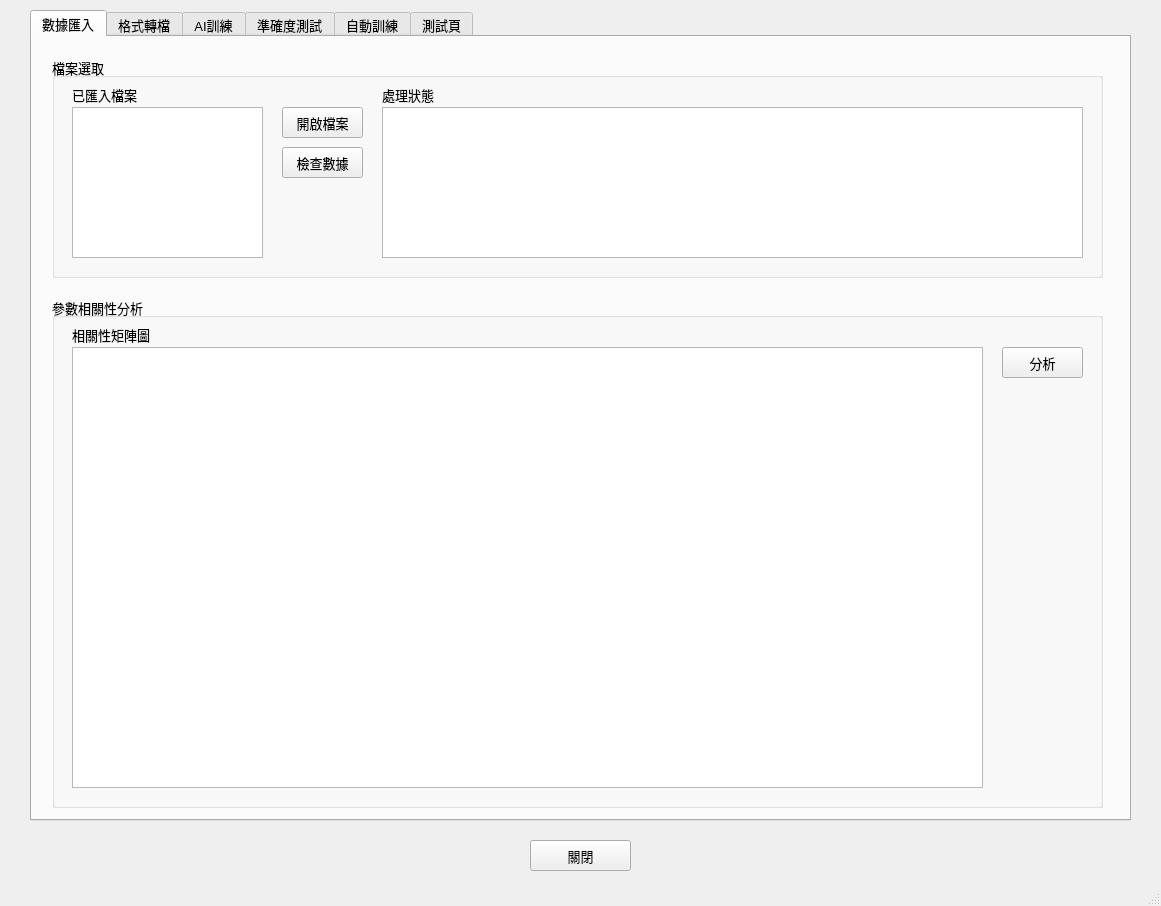
<?xml version="1.0" encoding="UTF-8"?>
<ui version="4.0">
 <class>MainWindow</class>
 <widget class="QMainWindow" name="MainWindow">
  <property name="geometry">
   <rect>
    <x>0</x>
    <y>0</y>
    <width>1161</width>
    <height>906</height>
   </rect>
  </property>
  <property name="windowTitle">
   <string>MainWindow</string>
  </property>
  <widget class="QWidget" name="centralwidget">
   <widget class="QTabWidget" name="tabWidget">
    <property name="enabled">
     <bool>true</bool>
    </property>
    <property name="geometry">
     <rect>
      <x>30</x>
      <y>10</y>
      <width>1101</width>
      <height>811</height>
     </rect>
    </property>
    <property name="font">
     <font>
      <pointsize>10</pointsize>
     </font>
    </property>
    <property name="currentIndex">
     <number>0</number>
    </property>
    <property name="tabsClosable">
     <bool>false</bool>
    </property>
    <widget class="QWidget" name="tab">
     <attribute name="title">
      <string>數據匯入</string>
     </attribute>
     <widget class="QGroupBox" name="groupBox_7">
      <property name="geometry">
       <rect>
        <x>20</x>
        <y>20</y>
        <width>1051</width>
        <height>221</height>
       </rect>
      </property>
      <property name="font">
       <font>
        <pointsize>10</pointsize>
       </font>
      </property>
      <property name="title">
       <string>檔案選取</string>
      </property>
      <widget class="QListView" name="DataCheckerListview">
       <property name="geometry">
        <rect>
         <x>20</x>
         <y>50</y>
         <width>191</width>
         <height>151</height>
        </rect>
       </property>
      </widget>
      <widget class="QLabel" name="label_4">
       <property name="geometry">
        <rect>
         <x>20</x>
         <y>30</y>
         <width>71</width>
         <height>16</height>
        </rect>
       </property>
       <property name="font">
        <font>
         <pointsize>10</pointsize>
        </font>
       </property>
       <property name="text">
        <string>已匯入檔案</string>
       </property>
      </widget>
      <widget class="QPushButton" name="browseButton">
       <property name="geometry">
        <rect>
         <x>230</x>
         <y>50</y>
         <width>81</width>
         <height>31</height>
        </rect>
       </property>
       <property name="font">
        <font>
         <family>Adobe Devanagari</family>
         <pointsize>10</pointsize>
        </font>
       </property>
       <property name="text">
        <string>開啟檔案</string>
       </property>
      </widget>
      <widget class="QLabel" name="cleanstatusLabel">
       <property name="geometry">
        <rect>
         <x>330</x>
         <y>30</y>
         <width>301</width>
         <height>16</height>
        </rect>
       </property>
       <property name="font">
        <font>
         <pointsize>10</pointsize>
        </font>
       </property>
       <property name="text">
        <string>處理狀態</string>
       </property>
      </widget>
      <widget class="QPushButton" name="checkButton">
       <property name="geometry">
        <rect>
         <x>230</x>
         <y>90</y>
         <width>81</width>
         <height>31</height>
        </rect>
       </property>
       <property name="font">
        <font>
         <family>Adobe Devanagari</family>
         <pointsize>10</pointsize>
        </font>
       </property>
       <property name="text">
        <string>檢查數據</string>
       </property>
      </widget>
      <widget class="QTextEdit" name="showStatus">
       <property name="geometry">
        <rect>
         <x>330</x>
         <y>50</y>
         <width>701</width>
         <height>151</height>
        </rect>
       </property>
       <property name="autoFillBackground">
        <bool>false</bool>
       </property>
      </widget>
     </widget>
     <widget class="QGroupBox" name="groupBox_6">
      <property name="geometry">
       <rect>
        <x>20</x>
        <y>260</y>
        <width>1051</width>
        <height>511</height>
       </rect>
      </property>
      <property name="font">
       <font>
        <pointsize>10</pointsize>
       </font>
      </property>
      <property name="title">
       <string>參數相關性分析</string>
      </property>
      <widget class="QGraphicsView" name="correlationView">
       <property name="geometry">
        <rect>
         <x>20</x>
         <y>50</y>
         <width>911</width>
         <height>441</height>
        </rect>
       </property>
      </widget>
      <widget class="QLabel" name="label_8">
       <property name="geometry">
        <rect>
         <x>20</x>
         <y>30</y>
         <width>101</width>
         <height>16</height>
        </rect>
       </property>
       <property name="font">
        <font>
         <pointsize>10</pointsize>
        </font>
       </property>
       <property name="text">
        <string>相關性矩陣圖</string>
       </property>
      </widget>
      <widget class="QPushButton" name="corrButton">
       <property name="geometry">
        <rect>
         <x>950</x>
         <y>50</y>
         <width>81</width>
         <height>31</height>
        </rect>
       </property>
       <property name="font">
        <font>
         <family>Adobe Devanagari</family>
         <pointsize>10</pointsize>
        </font>
       </property>
       <property name="text">
        <string>分析</string>
       </property>
      </widget>
     </widget>
    </widget>
    <widget class="QWidget" name="tab_2">
     <attribute name="title">
      <string>格式轉檔</string>
     </attribute>
     <widget class="QLabel" name="picLabel">
      <property name="geometry">
       <rect>
        <x>200</x>
        <y>390</y>
        <width>691</width>
        <height>391</height>
       </rect>
      </property>
      <property name="text">
       <string/>
      </property>
     </widget>
     <widget class="QLabel" name="label_17">
      <property name="geometry">
       <rect>
        <x>30</x>
        <y>390</y>
        <width>187</width>
        <height>16</height>
       </rect>
      </property>
      <property name="text">
       <string>輔助圖-CNN Model運算流程圖</string>
      </property>
     </widget>
     <widget class="QGroupBox" name="groupBox_9">
      <property name="geometry">
       <rect>
        <x>630</x>
        <y>20</y>
        <width>441</width>
        <height>351</height>
       </rect>
      </property>
      <property name="font">
       <font>
        <pointsize>10</pointsize>
       </font>
      </property>
      <property name="title">
       <string>Input Matrix參數設定</string>
      </property>
      <widget class="QPushButton" name="executeButton">
       <property name="geometry">
        <rect>
         <x>320</x>
         <y>70</y>
         <width>101</width>
         <height>31</height>
        </rect>
       </property>
       <property name="text">
        <string>格式轉檔</string>
       </property>
      </widget>
      <widget class="QLineEdit" name="winlengthEdit">
       <property name="geometry">
        <rect>
         <x>100</x>
         <y>40</y>
         <width>191</width>
         <height>21</height>
        </rect>
       </property>
      </widget>
      <widget class="QLabel" name="label_3">
       <property name="geometry">
        <rect>
         <x>20</x>
         <y>40</y>
         <width>71</width>
         <height>16</height>
        </rect>
       </property>
       <property name="text">
        <string>資料流長度</string>
       </property>
      </widget>
      <widget class="QTextEdit" name="showStatus_npz">
       <property name="geometry">
        <rect>
         <x>20</x>
         <y>140</y>
         <width>401</width>
         <height>191</height>
        </rect>
       </property>
       <property name="autoFillBackground">
        <bool>false</bool>
       </property>
      </widget>
      <widget class="QLabel" name="processstatusLabel">
       <property name="geometry">
        <rect>
         <x>20</x>
         <y>120</y>
         <width>181</width>
         <height>16</height>
        </rect>
       </property>
       <property name="font">
        <font>
         <pointsize>10</pointsize>
        </font>
       </property>
       <property name="text">
        <string>處理狀態</string>
       </property>
      </widget>
      <widget class="QLabel" name="label_15">
       <property name="geometry">
        <rect>
         <x>20</x>
         <y>80</y>
         <width>71</width>
         <height>16</height>
        </rect>
       </property>
       <property name="text">
        <string>滾動步幅</string>
       </property>
      </widget>
      <widget class="QLineEdit" name="winstepEdit">
       <property name="geometry">
        <rect>
         <x>100</x>
         <y>80</y>
         <width>191</width>
         <height>21</height>
        </rect>
       </property>
      </widget>
     </widget>
     <widget class="QGroupBox" name="groupBox_10">
      <property name="geometry">
       <rect>
        <x>20</x>
        <y>20</y>
        <width>591</width>
        <height>351</height>
       </rect>
      </property>
      <property name="font">
       <font>
        <pointsize>10</pointsize>
       </font>
      </property>
      <property name="title">
       <string>輸入輸出設定</string>
      </property>
      <widget class="QLabel" name="label_19">
       <property name="geometry">
        <rect>
         <x>400</x>
         <y>30</y>
         <width>71</width>
         <height>16</height>
        </rect>
       </property>
       <property name="font">
        <font>
         <pointsize>10</pointsize>
        </font>
       </property>
       <property name="text">
        <string>輸入感測器</string>
       </property>
      </widget>
      <widget class="QLabel" name="label_16">
       <property name="geometry">
        <rect>
         <x>20</x>
         <y>30</y>
         <width>101</width>
         <height>16</height>
        </rect>
       </property>
       <property name="font">
        <font>
         <pointsize>10</pointsize>
        </font>
       </property>
       <property name="text">
        <string>感測器確認</string>
       </property>
      </widget>
      <widget class="QListView" name="InputSensorListview">
       <property name="geometry">
        <rect>
         <x>400</x>
         <y>50</y>
         <width>171</width>
         <height>121</height>
        </rect>
       </property>
      </widget>
      <widget class="QPushButton" name="inoutButton">
       <property name="geometry">
        <rect>
         <x>330</x>
         <y>250</y>
         <width>51</width>
         <height>31</height>
        </rect>
       </property>
       <property name="text">
        <string>=&gt;</string>
       </property>
      </widget>
      <widget class="QLabel" name="label_21">
       <property name="geometry">
        <rect>
         <x>400</x>
         <y>190</y>
         <width>71</width>
         <height>16</height>
        </rect>
       </property>
       <property name="font">
        <font>
         <pointsize>10</pointsize>
        </font>
       </property>
       <property name="text">
        <string>輸出感測器</string>
       </property>
      </widget>
      <widget class="QPushButton" name="senSelectButton">
       <property name="geometry">
        <rect>
         <x>330</x>
         <y>90</y>
         <width>51</width>
         <height>31</height>
        </rect>
       </property>
       <property name="font">
        <font>
         <family>Adobe Devanagari</family>
         <pointsize>10</pointsize>
        </font>
       </property>
       <property name="text">
        <string>=&gt;</string>
       </property>
      </widget>
      <widget class="QListView" name="OutputSensorListview">
       <property name="geometry">
        <rect>
         <x>400</x>
         <y>210</y>
         <width>171</width>
         <height>121</height>
        </rect>
       </property>
      </widget>
      <widget class="QTableWidget" name="checkmodel">
       <property name="geometry">
        <rect>
         <x>20</x>
         <y>50</y>
         <width>291</width>
         <height>281</height>
        </rect>
       </property>
      </widget>
     </widget>
    </widget>
    <widget class="QWidget" name="tab_3">
     <attribute name="title">
      <string>AI訓練</string>
     </attribute>
     <widget class="QLabel" name="picLabel_2">
      <property name="geometry">
       <rect>
        <x>200</x>
        <y>390</y>
        <width>691</width>
        <height>391</height>
       </rect>
      </property>
      <property name="text">
       <string/>
      </property>
     </widget>
     <widget class="QLabel" name="label_18">
      <property name="geometry">
       <rect>
        <x>30</x>
        <y>390</y>
        <width>187</width>
        <height>16</height>
       </rect>
      </property>
      <property name="text">
       <string>輔助圖-CNN Model運算流程圖</string>
      </property>
     </widget>
     <widget class="QGroupBox" name="groupBox_8">
      <property name="geometry">
       <rect>
        <x>20</x>
        <y>30</y>
        <width>421</width>
        <height>341</height>
       </rect>
      </property>
      <property name="font">
       <font>
        <pointsize>10</pointsize>
       </font>
      </property>
      <property name="title">
       <string>CNN Model參數設定</string>
      </property>
      <widget class="QLabel" name="label_6">
       <property name="geometry">
        <rect>
         <x>20</x>
         <y>260</y>
         <width>64</width>
         <height>16</height>
        </rect>
       </property>
       <property name="text">
        <string>訓練進度</string>
       </property>
      </widget>
      <widget class="QPushButton" name="trainButton">
       <property name="geometry">
        <rect>
         <x>310</x>
         <y>90</y>
         <width>101</width>
         <height>31</height>
        </rect>
       </property>
       <property name="text">
        <string>模型訓練</string>
       </property>
      </widget>
      <widget class="QProgressBar" name="progressBar">
       <property name="geometry">
        <rect>
         <x>20</x>
         <y>280</y>
         <width>391</width>
         <height>16</height>
        </rect>
       </property>
       <property name="value">
        <number>24</number>
       </property>
      </widget>
      <widget class="QPushButton" name="trainfreezeButton">
       <property name="geometry">
        <rect>
         <x>310</x>
         <y>140</y>
         <width>101</width>
         <height>31</height>
        </rect>
       </property>
       <property name="text">
        <string>暫停</string>
       </property>
      </widget>
      <widget class="QLabel" name="trainTimeLabel">
       <property name="geometry">
        <rect>
         <x>20</x>
         <y>310</y>
         <width>271</width>
         <height>16</height>
        </rect>
       </property>
       <property name="font">
        <font>
         <pointsize>10</pointsize>
        </font>
       </property>
       <property name="text">
        <string>訓練時間：</string>
       </property>
      </widget>
      <widget class="QWidget" name="layoutWidget">
       <property name="geometry">
        <rect>
         <x>20</x>
         <y>21</y>
         <width>281</width>
         <height>231</height>
        </rect>
       </property>
       <layout class="QGridLayout" name="gridLayout">
        <item row="0" column="0">
         <widget class="QLabel" name="label_5">
          <property name="text">
           <string>卷積層濾鏡數目</string>
          </property>
         </widget>
        </item>
        <item row="0" column="1">
         <widget class="QLineEdit" name="filterEdit"/>
        </item>
        <item row="1" column="0">
         <widget class="QLabel" name="label_2">
          <property name="text">
           <string>單層神經元數目</string>
          </property>
         </widget>
        </item>
        <item row="1" column="1">
         <widget class="QLineEdit" name="numneuronEdit"/>
        </item>
        <item row="2" column="0">
         <widget class="QLabel" name="label_38">
          <property name="text">
           <string>批次訓練數目</string>
          </property>
         </widget>
        </item>
        <item row="2" column="1">
         <widget class="QLineEdit" name="batchszEdit"/>
        </item>
        <item row="3" column="0">
         <widget class="QLabel" name="label_9">
          <property name="text">
           <string>訓練次數</string>
          </property>
         </widget>
        </item>
        <item row="3" column="1">
         <widget class="QLineEdit" name="epochEdit"/>
        </item>
        <item row="4" column="0">
         <widget class="QLabel" name="label_26">
          <property name="text">
           <string>輸出感測器</string>
          </property>
         </widget>
        </item>
        <item row="4" column="1">
         <widget class="QLineEdit" name="outsensorEdit"/>
        </item>
        <item row="5" column="0">
         <widget class="QLabel" name="label_24">
          <property name="text">
           <string>模型名稱</string>
          </property>
         </widget>
        </item>
        <item row="5" column="1">
         <widget class="QLineEdit" name="modelnameEdit"/>
        </item>
       </layout>
      </widget>
     </widget>
     <widget class="QGraphicsView" name="epochView">
      <property name="geometry">
       <rect>
        <x>470</x>
        <y>50</y>
        <width>601</width>
        <height>321</height>
       </rect>
      </property>
     </widget>
     <widget class="QLabel" name="finalError_Label">
      <property name="geometry">
       <rect>
        <x>470</x>
        <y>30</y>
        <width>421</width>
        <height>16</height>
       </rect>
      </property>
      <property name="font">
       <font>
        <pointsize>10</pointsize>
       </font>
      </property>
      <property name="text">
       <string>訓練成效圖 (訓練誤差：        、驗證誤差：        )</string>
      </property>
     </widget>
    </widget>
    <widget class="QWidget" name="tab_4">
     <attribute name="title">
      <string>準確度測試</string>
     </attribute>
     <widget class="QPushButton" name="testchooseButton">
      <property name="geometry">
       <rect>
        <x>230</x>
        <y>40</y>
        <width>81</width>
        <height>31</height>
       </rect>
      </property>
      <property name="text">
       <string>檔案選取</string>
      </property>
     </widget>
     <widget class="QGraphicsView" name="signalView">
      <property name="geometry">
       <rect>
        <x>330</x>
        <y>300</y>
        <width>751</width>
        <height>221</height>
       </rect>
      </property>
     </widget>
     <widget class="QListView" name="TestDataListview">
      <property name="geometry">
       <rect>
        <x>20</x>
        <y>40</y>
        <width>191</width>
        <height>231</height>
       </rect>
      </property>
     </widget>
     <widget class="QLabel" name="label_22">
      <property name="geometry">
       <rect>
        <x>20</x>
        <y>20</y>
        <width>71</width>
        <height>16</height>
       </rect>
      </property>
      <property name="font">
       <font>
        <pointsize>10</pointsize>
       </font>
      </property>
      <property name="text">
       <string>已匯入檔案</string>
      </property>
     </widget>
     <widget class="QLabel" name="predictLabel">
      <property name="geometry">
       <rect>
        <x>330</x>
        <y>50</y>
        <width>391</width>
        <height>16</height>
       </rect>
      </property>
      <property name="font">
       <font>
        <pointsize>10</pointsize>
       </font>
      </property>
      <property name="text">
       <string>預測結果展示</string>
      </property>
     </widget>
     <widget class="QPushButton" name="predictButton">
      <property name="geometry">
       <rect>
        <x>230</x>
        <y>340</y>
        <width>81</width>
        <height>31</height>
       </rect>
      </property>
      <property name="text">
       <string>模型預測</string>
      </property>
     </widget>
     <widget class="QListView" name="ModelListview">
      <property name="geometry">
       <rect>
        <x>20</x>
        <y>300</y>
        <width>191</width>
        <height>111</height>
       </rect>
      </property>
     </widget>
     <widget class="QLabel" name="label_25">
      <property name="geometry">
       <rect>
        <x>20</x>
        <y>280</y>
        <width>71</width>
        <height>16</height>
       </rect>
      </property>
      <property name="font">
       <font>
        <pointsize>10</pointsize>
       </font>
      </property>
      <property name="text">
       <string>已匯入模型</string>
      </property>
     </widget>
     <widget class="QPushButton" name="selmodelButton">
      <property name="geometry">
       <rect>
        <x>230</x>
        <y>300</y>
        <width>81</width>
        <height>31</height>
       </rect>
      </property>
      <property name="text">
       <string>模型選擇</string>
      </property>
     </widget>
     <widget class="QLabel" name="predstatusLabel">
      <property name="geometry">
       <rect>
        <x>330</x>
        <y>20</y>
        <width>181</width>
        <height>16</height>
       </rect>
      </property>
      <property name="font">
       <font>
        <pointsize>10</pointsize>
       </font>
      </property>
      <property name="text">
       <string>處理狀態</string>
      </property>
     </widget>
     <widget class="QGraphicsView" name="residualView">
      <property name="geometry">
       <rect>
        <x>330</x>
        <y>530</y>
        <width>751</width>
        <height>221</height>
       </rect>
      </property>
     </widget>
     <widget class="QGraphicsView" name="totalsignalView">
      <property name="geometry">
       <rect>
        <x>330</x>
        <y>70</y>
        <width>751</width>
        <height>221</height>
       </rect>
      </property>
     </widget>
    </widget>
    <widget class="QWidget" name="tab_6">
     <attribute name="title">
      <string>自動訓練</string>
     </attribute>
     <widget class="QGroupBox" name="groupBox_11">
      <property name="geometry">
       <rect>
        <x>20</x>
        <y>20</y>
        <width>311</width>
        <height>121</height>
       </rect>
      </property>
      <property name="font">
       <font>
        <pointsize>10</pointsize>
       </font>
      </property>
      <property name="title">
       <string>Input Matrix參數設定</string>
      </property>
      <widget class="QWidget" name="layoutWidget">
       <property name="geometry">
        <rect>
         <x>20</x>
         <y>20</y>
         <width>271</width>
         <height>91</height>
        </rect>
       </property>
       <layout class="QGridLayout" name="gridLayout_4">
        <item row="0" column="0">
         <widget class="QLabel" name="label_20">
          <property name="text">
           <string>資料流長度</string>
          </property>
         </widget>
        </item>
        <item row="0" column="1">
         <widget class="QLineEdit" name="auto_winlengthEdit"/>
        </item>
        <item row="1" column="0">
         <widget class="QLabel" name="label_23">
          <property name="text">
           <string>滾動步幅</string>
          </property>
         </widget>
        </item>
        <item row="1" column="1">
         <widget class="QLineEdit" name="auto_winstepEdit"/>
        </item>
       </layout>
      </widget>
     </widget>
     <widget class="QGroupBox" name="groupBox_12">
      <property name="geometry">
       <rect>
        <x>20</x>
        <y>160</y>
        <width>311</width>
        <height>231</height>
       </rect>
      </property>
      <property name="font">
       <font>
        <pointsize>10</pointsize>
       </font>
      </property>
      <property name="title">
       <string>CNN Model參數設定</string>
      </property>
      <widget class="QWidget" name="layoutWidget">
       <property name="geometry">
        <rect>
         <x>20</x>
         <y>27</y>
         <width>271</width>
         <height>181</height>
        </rect>
       </property>
       <layout class="QGridLayout" name="gridLayout_2">
        <item row="0" column="0">
         <widget class="QLabel" name="label_34">
          <property name="text">
           <string>卷積層濾鏡數目</string>
          </property>
         </widget>
        </item>
        <item row="0" column="1">
         <widget class="QLineEdit" name="auto_filterEdit"/>
        </item>
        <item row="1" column="0">
         <widget class="QLabel" name="label_35">
          <property name="text">
           <string>單層神經元數目</string>
          </property>
         </widget>
        </item>
        <item row="1" column="1">
         <widget class="QLineEdit" name="auto_numneuronEdit"/>
        </item>
        <item row="2" column="0">
         <widget class="QLabel" name="label_36">
          <property name="text">
           <string>訓練次數</string>
          </property>
         </widget>
        </item>
        <item row="2" column="1">
         <widget class="QLineEdit" name="auto_epochEdit"/>
        </item>
        <item row="3" column="0">
         <widget class="QLabel" name="label_37">
          <property name="text">
           <string>批次訓練數目</string>
          </property>
         </widget>
        </item>
        <item row="3" column="1">
         <widget class="QLineEdit" name="auto_batchszEdit"/>
        </item>
       </layout>
      </widget>
     </widget>
     <widget class="QLabel" name="autoLabel">
      <property name="geometry">
       <rect>
        <x>350</x>
        <y>20</y>
        <width>181</width>
        <height>16</height>
       </rect>
      </property>
      <property name="font">
       <font>
        <pointsize>10</pointsize>
       </font>
      </property>
      <property name="text">
       <string>處理狀態</string>
      </property>
     </widget>
     <widget class="QTextEdit" name="showAutoStatus">
      <property name="geometry">
       <rect>
        <x>350</x>
        <y>40</y>
        <width>731</width>
        <height>731</height>
       </rect>
      </property>
      <property name="autoFillBackground">
       <bool>false</bool>
      </property>
     </widget>
     <widget class="QGroupBox" name="groupBox_13">
      <property name="geometry">
       <rect>
        <x>20</x>
        <y>410</y>
        <width>311</width>
        <height>111</height>
       </rect>
      </property>
      <property name="font">
       <font>
        <pointsize>10</pointsize>
       </font>
      </property>
      <property name="title">
       <string>輸入感測器選擇設定</string>
      </property>
      <widget class="QRadioButton" name="rbtn1">
       <property name="geometry">
        <rect>
         <x>20</x>
         <y>30</y>
         <width>83</width>
         <height>16</height>
        </rect>
       </property>
       <property name="text">
        <string>全部選擇</string>
       </property>
      </widget>
      <widget class="QRadioButton" name="rbtn2">
       <property name="geometry">
        <rect>
         <x>20</x>
         <y>70</y>
         <width>151</width>
         <height>16</height>
        </rect>
       </property>
       <property name="text">
        <string>依相關性係數選擇</string>
       </property>
      </widget>
     </widget>
     <widget class="QPushButton" name="autoButton">
      <property name="geometry">
       <rect>
        <x>120</x>
        <y>540</y>
        <width>101</width>
        <height>31</height>
       </rect>
      </property>
      <property name="text">
       <string>自動訓練</string>
      </property>
     </widget>
    </widget>
    <widget class="QWidget" name="tab_5">
     <attribute name="title">
      <string>測試頁</string>
     </attribute>
     <widget class="QLabel" name="label_7">
      <property name="geometry">
       <rect>
        <x>40</x>
        <y>20</y>
        <width>61</width>
        <height>16</height>
       </rect>
      </property>
      <property name="font">
       <font>
        <pointsize>10</pointsize>
       </font>
      </property>
      <property name="text">
       <string>數據列表</string>
      </property>
     </widget>
     <widget class="QTableView" name="tableView">
      <property name="geometry">
       <rect>
        <x>40</x>
        <y>40</y>
        <width>881</width>
        <height>171</height>
       </rect>
      </property>
     </widget>
     <widget class="QPushButton" name="viewButton">
      <property name="geometry">
       <rect>
        <x>940</x>
        <y>40</y>
        <width>111</width>
        <height>31</height>
       </rect>
      </property>
      <property name="font">
       <font>
        <family>Adobe Devanagari</family>
        <pointsize>10</pointsize>
       </font>
      </property>
      <property name="text">
       <string>數據波形檢視</string>
      </property>
     </widget>
     <widget class="QLabel" name="corrLabel_1">
      <property name="geometry">
       <rect>
        <x>931</x>
        <y>290</y>
        <width>31</width>
        <height>31</height>
       </rect>
      </property>
      <property name="text">
       <string/>
      </property>
     </widget>
     <widget class="QLabel" name="corrLabel_4">
      <property name="geometry">
       <rect>
        <x>931</x>
        <y>433</y>
        <width>31</width>
        <height>31</height>
       </rect>
      </property>
      <property name="text">
       <string/>
      </property>
     </widget>
     <widget class="QLabel" name="corrLabel_5">
      <property name="geometry">
       <rect>
        <x>931</x>
        <y>480</y>
        <width>31</width>
        <height>31</height>
       </rect>
      </property>
      <property name="text">
       <string/>
      </property>
     </widget>
     <widget class="QLabel" name="corrLabel_2">
      <property name="geometry">
       <rect>
        <x>931</x>
        <y>339</y>
        <width>31</width>
        <height>31</height>
       </rect>
      </property>
      <property name="text">
       <string/>
      </property>
     </widget>
     <widget class="QLabel" name="corrLabel_3">
      <property name="geometry">
       <rect>
        <x>931</x>
        <y>386</y>
        <width>31</width>
        <height>31</height>
       </rect>
      </property>
      <property name="text">
       <string/>
      </property>
     </widget>
     <widget class="QWidget" name="layoutWidget_2">
      <property name="geometry">
       <rect>
        <x>980</x>
        <y>280</y>
        <width>73</width>
        <height>241</height>
       </rect>
      </property>
      <layout class="QVBoxLayout" name="verticalLayout">
       <item>
        <widget class="QLabel" name="label_10">
         <property name="font">
          <font>
           <pointsize>10</pointsize>
          </font>
         </property>
         <property name="text">
          <string>相關性100%</string>
         </property>
        </widget>
       </item>
       <item>
        <widget class="QLabel" name="label_11">
         <property name="font">
          <font>
           <pointsize>10</pointsize>
          </font>
         </property>
         <property name="text">
          <string>相關性50%</string>
         </property>
        </widget>
       </item>
       <item>
        <widget class="QLabel" name="label_12">
         <property name="font">
          <font>
           <pointsize>10</pointsize>
          </font>
         </property>
         <property name="text">
          <string>相關性0%</string>
         </property>
        </widget>
       </item>
       <item>
        <widget class="QLabel" name="label_13">
         <property name="font">
          <font>
           <pointsize>10</pointsize>
          </font>
         </property>
         <property name="text">
          <string>相關性-50%</string>
         </property>
        </widget>
       </item>
       <item>
        <widget class="QLabel" name="label_14">
         <property name="font">
          <font>
           <pointsize>10</pointsize>
          </font>
         </property>
         <property name="text">
          <string>相關性-100%</string>
         </property>
        </widget>
       </item>
      </layout>
     </widget>
     <widget class="QListView" name="SensorCheckerListview">
      <property name="geometry">
       <rect>
        <x>40</x>
        <y>240</y>
        <width>161</width>
        <height>281</height>
       </rect>
      </property>
     </widget>
    </widget>
   </widget>
   <widget class="QPushButton" name="closeButton">
    <property name="geometry">
     <rect>
      <x>530</x>
      <y>840</y>
      <width>101</width>
      <height>31</height>
     </rect>
    </property>
    <property name="font">
     <font>
      <pointsize>10</pointsize>
     </font>
    </property>
    <property name="text">
     <string>關閉</string>
    </property>
   </widget>
  </widget>
  <widget class="QMenuBar" name="menubar">
   <property name="geometry">
    <rect>
     <x>0</x>
     <y>0</y>
     <width>1161</width>
     <height>21</height>
    </rect>
   </property>
  </widget>
  <widget class="QStatusBar" name="statusbar"/>
 </widget>
 <resources/>
 <connections/>
</ui>
